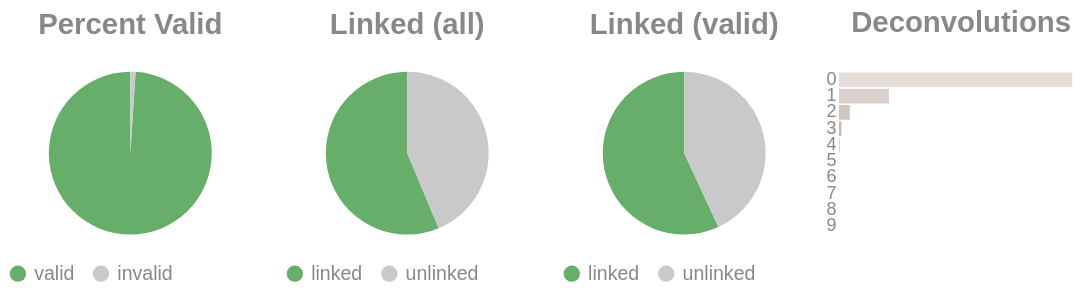

Notebook code for this chart:
### Code cell
if SKIPLR:
    pass
else:
    clash = Counter()
    for i in valids['molecule'].to_list():
        _mol = i.split("-")
        if len(_mol) == 1:
            clash.update('0')
        else:
            clash.update(_mol[-1])

    _d = {"deconvolutions": [], 'count': []}
    for k,v in clash.items():
        _d['deconvolutions'].append(k)
        _d['count'].append(v)

    tot_valid = valids['reads'].sum()
    mask = valids['reads'] >= 2
    n_linked_reads = valids.filter(mask)['reads'].sum()
    if n_linked_reads == 0:
        print_html("No linked molecules (>=2 reads) were detected; skipping linked-only distributions.")
        SKIPLR = True
    else:
        perc_valid = round(tot_valid / n_reads, 4)
        linked_perc_abs = round(n_linked_reads / n_reads, 4)
        linked_perc = round(n_linked_reads / tot_valid, 4)

    _valid = pl.DataFrame({"valids": ['valid', 'invalid'], "count": [tot_valid, n_reads - tot_valid]})
    _linked_abs = pl.DataFrame({"linked (absolute)": ['linked', 'unlinked'], "count": [n_linked_reads, n_reads - n_linked_reads]})
    _linked_rel = pl.DataFrame({"linked (valids)": ['linked', 'unlinked'], "count": [n_linked_reads, tot_valid - n_linked_reads]})

    (
        alt.hconcat(
            piechart(_valid, goodval = 'valid', title = "Percent Valid"),
            piechart(_linked_abs, goodval = "linked", title =  "Linked (all)"),
            piechart(_linked_rel, goodval = "linked", title =  "Linked (valid)"),
            convolutionbar(pl.DataFrame(_d), title = "Deconvolutions"),
            center = True,
            bounds = 'flush'
        )
        .resolve_scale(color='independent')
        .resolve_legend('independent')
        .properties(usermeta={'embedOptions': {"actions": False}})
    ).display()

### Figure 1 — Vega-Lite specification as saved in the notebook (floating-point values rounded to 4 significant figures)
{"width": "container", "height": 400, "config": {"title": {"anchor": "start", "dy": -15, "fontSize": 18, "color": "#888888", "subtitleColor": "#888888", "subtitleFontSize": 14}, "arc": {"fill": "#0072B2"}, "axis": {"domainColor": "#888888", "domainWidth": 0.5, "gridWidth": 0.2, "grid": false, "titleFontWeight": 400, "titleFontSize": 15, "labelFontSize": 11, "labelColor": "#888888", "tickColor": "#888888", "tickWidth": 0.2, "titleColor": "#888888"}, "axisBand": {"grid": false}, "axisX": {"grid": true, "tickSize": 10, "domainCap": "round"}, "axisY": {"domain": false, "grid": true, "tickSize": 0, "domainCap": "round"}, "background": "transparent", "header": {"labelFontSize": 15, "labelColor": "#888888", "titleFontSize": 15, "titleFontWeight": 600, "titleColor": "#888888"}, "legend": {"labelFont": "sans-serif", "labelFontSize": 12, "labelColor": "#888888", "symbolSize": 100, "symbolType": "circle", "titleFontSize": 12, "titlePadding": 10, "titleColor": "#888888", "title": null}, "range": {"category": ["#E69F00", "#56B4E9", "#009E73", "#F0E442", "#0072B2", "#D55E00", "#CC79A7", "#000000"], "diverging": ["#cfe8f3", "#a2d4ec", "#73bfe2", "#46abdb", "#1696d2", "#12719e"]}, "area": {"fill": "#0072B2", "fillOpacity": 0.7, "line": true, "strokeOpacity": 0.7}, "line": {"color": "#0072B2", "stroke": "#0072B2", "strokeWidth": 2}, "trail": {"color": "#0072B2", "stroke": "#0072B2", "strokeWidth": 0, "size": 1}, "point": {"filled": true, "fillOpacity": 1.0, "size": 95}, "text": {"color": "#888888", "fontSize": 11, "align": "right", "fontWeight": 400, "size": 11}, "bar": {"fill": "#0072B2", "stroke": null}, "view": {"stroke": null, "continuousWidth": 660, "continuousHeight": 400}}, "hconcat": [{"data": {"name": "data-6a4bceec168c90c900764a7414a4a635"}, "mark": {"type": "arc"}, "encoding": {"color": {"field": "valids", "legend": {"orient": "bottom", "title": null}, "scale": {"domain": ["valid", "invalid"], "range": ["#68ae6b", "#C9C9C9"]}, "title": "Valids", "type": "nominal"}, "theta": {"field": "count", "type": "quantitative"}, "tooltip": [{"field": "valids", "title": "Valids", "type": "ordinal"}, {"field": "percent", "format": ".2%", "title": "Percent", "type": "quantitative"}, {"field": "count", "title": "Count", "type": "quantitative"}]}, "height": 100, "title": {"text": "Percent Valid", "align": "center", "anchor": "middle"}, "transform": [{"calculate": "datum.count / 13042678", "as": "percent"}], "width": 150}, {"data": {"name": "data-56d51a2636f6566979d91362bf49a918"}, "mark": {"type": "arc"}, "encoding": {"color": {"field": "linked (absolute)", "legend": {"orient": "bottom", "title": null}, "scale": {"domain": ["linked", "unlinked"], "range": ["#68ae6b", "#C9C9C9"]}, "title": "Linked (Absolute)", "type": "nominal"}, "theta": {"field": "count", "type": "quantitative"}, "tooltip": [{"field": "linked (absolute)", "title": "Linked (Absolute)", "type": "ordinal"}, {"field": "percent", "format": ".2%", "title": "Percent", "type": "quantitative"}, {"field": "count", "title": "Count", "type": "quantitative"}]}, "height": 100, "title": {"text": "Linked (all)", "align": "center", "anchor": "middle"}, "transform": [{"calculate": "datum.count / 13042678", "as": "percent"}], "width": 150}, {"data": {"name": "data-91639d2667bdaae40a0979461b8d32be"}, "mark": {"type": "arc"}, "encoding": {"color": {"field": "linked (valids)", "legend": {"orient": "bottom", "title": null}, "scale": {"domain": ["linked", "unlinked"], "range": ["#68ae6b", "#C9C9C9"]}, "title": "Linked (Valids)", "type": "nominal"}, "theta": {"field": "count", "type": "quantitative"}, "tooltip": [{"field": "linked (valids)", "title": "Linked (Valids)", "type": "ordinal"}, {"field": "percent", "format": ".2%", "title": "Percent", "type": "quantitative"}, {"field": "count", "title": "Count", "type": "quantitative"}]}, "height": 100, "title": {"text": "Linked (valid)", "align": "center", "anchor": "middle"}, "transform": [{"calculate": "datum.count / 12908007", "as": "percent"}], "width": 150}, {"data": {"name": "data-71ff06aaec0a981675be23a314e58312"}, "mark": {"type": "bar"}, "encoding": {"color": {"field": "deconvolutions", "legend": null, "scale": {"scheme": "lightgreyred"}, "type": "nominal"}, "tooltip": [{"field": "deconvolutions", "title": "Deconvolutions", "type": "ordinal"}, {"field": "percent", "format": ".2%", "title": "Percent", "type": "quantitative"}, {"field": "count", "title": "Count", "type": "quantitative"}], "x": {"axis": null, "field": "count", "type": "quantitative"}, "y": {"field": "deconvolutions", "sort": "ascending", "title": null, "type": "nominal"}}, "height": 100, "title": {"text": "Deconvolutions", "align": "center", "anchor": "middle"}, "transform": [{"calculate": "datum.count / 7913493", "as": "percent"}], "width": 150}], "bounds": "flush", "center": true, "resolve": {"legend": {"angle": "independent"}, "scale": {"color": "independent"}}, "usermeta": {"embedOptions": {"actions": false}}, "$schema": "https://vega.github.io/schema/vega-lite/v6.4.1.json", "datasets": {"data-6a4bceec168c90c900764a7414a4a635": [{"valids": "valid", "count": 12908007}, {"valids": "invalid", "count": 134671}], "data-56d51a2636f6566979d91362bf49a918": [{"linked (absolute)": "linked", "count": 7345480}, {"linked (absolute)": "unlinked", "count": 5697198}], "data-91639d2667bdaae40a0979461b8d32be": [{"linked (valids)": "linked", "count": 7345480}, {"linked (valids)": "unlinked", "count": 5562527}], "data-71ff06aaec0a981675be23a314e58312": [{"deconvolutions": "0", "count": 6207297}, {"deconvolutions": "1", "count": 1330046}, {"deconvolutions": "2", "count": 289995}, {"deconvolutions": "3", "count": 65201}, {"deconvolutions": "4", "count": 15331}, {"deconvolutions": "5", "count": 3937}, {"deconvolutions": "6", "count": 1110}, {"deconvolutions": "7", "count": 368}, {"deconvolutions": "8", "count": 147}, {"deconvolutions": "9", "count": 61}]}}
